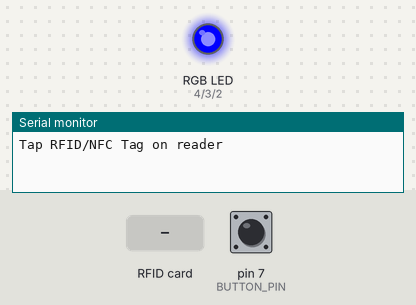
The program below on a simulated Arduino Uno, built with avr-gcc and run on an emulated ATmega328P. On the bench: an RGB LED mixed from three pins (HIGH = lit), the last lines printed to the serial monitor. Dashed ring = blinking. The test bench sets the inputs (shaded band); at power-on: pin 7 (BUTTON_PIN) HIGH. Pins used as bus, display or sensor lines are not drawn.

Above: at 1.2 s.
1.3 s: RFID card 5E 7A 19 C4 held to the reader
At 1.7 s:
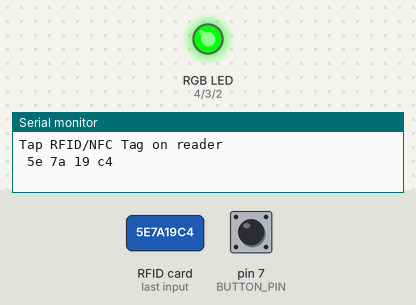
3.3 s: pin 7 (BUTTON_PIN) pulled LOW for 0.15 s
At 3.7 s:
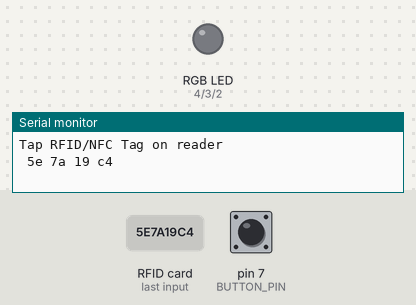
4.9 s: pin 7 (BUTTON_PIN) pulled LOW for 1 s
At 6.2 s:
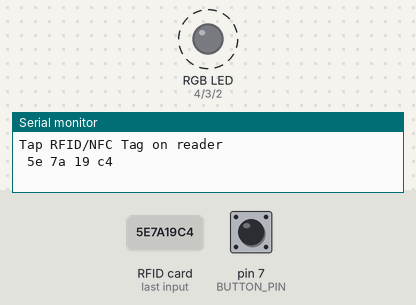
Timing chart, 0 to 14.2 s (numbered marks = the images above; inputs shaded):
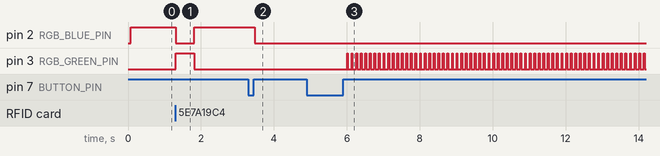

The program:

main.cpp
```cpp
#include <Arduino.h>
#include <SPI.h>
#include <MFRC522.h>

#define SS_PIN 10
#define RST_PIN 5

const byte RGB_RED_PIN = 4;
const byte RGB_GREEN_PIN = 3;
const byte RGB_BLUE_PIN = 2;
const byte BUTTON_PIN = 7;

const byte MODE_AUTH = 0, MODE_REGISTER = 2, MODE_VERIFY = 1;
bool verified = false;
byte mode = MODE_AUTH;

String UIDs[10] = {"", "", "", "", "", "", "", "", "", ""};


MFRC522 rfid(SS_PIN, RST_PIN);

// functions
String useRFID();
void setRGB(byte r, byte g, byte b), signalError(), signalSuccess(), useButton();


void setup() {
    pinMode(RGB_RED_PIN, OUTPUT);
    pinMode(RGB_GREEN_PIN, OUTPUT);
    pinMode(RGB_BLUE_PIN, OUTPUT);
    pinMode(BUTTON_PIN, INPUT_PULLUP);

    Serial.begin(9600);
    SPI.begin(); // init SPI bus
    rfid.PCD_Init(); // init MFRC522
    Serial.println("Tap RFID/NFC Tag on reader");

    if (!UIDs[0].length()) {
        mode = MODE_REGISTER;
    }
}

void loop() {


    String code = useRFID();
    if (code.length()) Serial.println(code);

    if (code.length()) {
        if (mode == MODE_REGISTER) {
            if (UIDs[9].length()) {
                signalError();
            }else {
                for (int i = 0; i < 10; ++i) {
                    if (code == UIDs[i]) {
                        signalError();
                        break;
                    }

                    if (!UIDs[i].length()) {
                        UIDs[i] = code;
                        signalSuccess();
                        break;
                    }
                }
            }
        } else if (mode == MODE_AUTH) {
            bool isAuthenticated = false;
            for (int i = 0; i < 10; ++i) {
                if (code == UIDs[i]) {
                    signalSuccess();
                    isAuthenticated = true;
                    break;
                }
            }
            if (!isAuthenticated) {
                signalError();
            }
        }
        else if (mode == MODE_VERIFY) {
            bool isSuccess = false;
            for (int i = 0; i < 10; ++i) {
                if (code == UIDs[i]) {
                    mode = MODE_REGISTER;
                    isSuccess = true;
                    break;
                }
            }
            if (!isSuccess) {
                signalError();
            }
        }
    }

    useButton();

    if (mode == MODE_REGISTER) {
        setRGB(0, 0, 255);
    } else if (mode == MODE_VERIFY) {
        setRGB(0, 0, 0);
        delay(100);
        setRGB(0, 255, 0);
    } else {
        setRGB(0, 0, 0);
    }

}

String useRFID() {
    String content = "";
    if (rfid.PICC_IsNewCardPresent()) { // new tag is available
        if (rfid.PICC_ReadCardSerial()) { // NUID has been readed
            for (int i = 0; i < rfid.uid.size; i++) {
                content += rfid.uid.uidByte[i] < 0x10 ? " 0" : " ";
                content += String(rfid.uid.uidByte[i], HEX);
            }
            rfid.PICC_HaltA(); // halt PICC
            rfid.PCD_StopCrypto1(); // stop encryption on PCD
        }
    }
    return content;
}

void setRGB(byte r, byte g, byte b) {
    analogWrite(RGB_RED_PIN, r);
    analogWrite(RGB_GREEN_PIN, g);
    analogWrite(RGB_BLUE_PIN, b);
}

void signalError() {
    setRGB(255, 0, 0);
    delay(500);
}

void signalSuccess() {
    setRGB(0, 255, 0);
    delay(500);
}

int lastState = HIGH; // the previous state from the input pin
int currentState;

void useButton() {
    currentState = digitalRead(BUTTON_PIN);
    if(lastState == LOW && currentState == HIGH) {
        if (mode == MODE_REGISTER || mode == MODE_VERIFY) {
            mode = MODE_AUTH;
        } else {
            mode = MODE_VERIFY;
        }
    }
    lastState = currentState;
}
```

Measured:
- after the input at 1.3 s, pin 2 (RGB_BLUE_PIN): HIGH → LOW at once, → HIGH 0.50 s later; pin 3 (RGB_GREEN_PIN): LOW → HIGH at once, → LOW 0.50 s later
- after the input at 3.3 s, pin 2 (RGB_BLUE_PIN): HIGH → LOW after 0.17 s
- after the input at 4.9 s, pin 3 (RGB_GREEN_PIN): alternates HIGH for 0.03 s and LOW for 0.10 s, starting after 1.1 s
